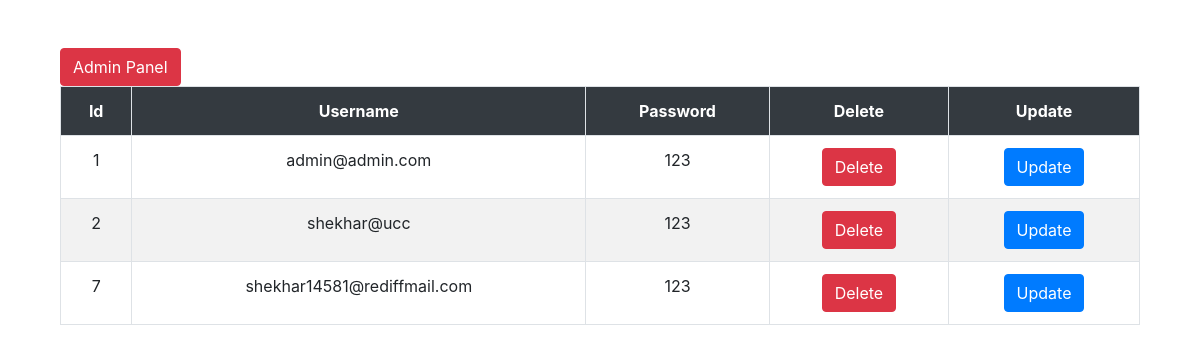
The page /crud/display.php on the database its author committed.
### tables this page shows
CREATE TABLE `users` (
  `id` int(11) NOT NULL,
  `username` varchar(250) NOT NULL,
  `password` varchar(250) NOT NULL,
  `type` varchar(100) NOT NULL
);

### crud/display.php (the view, shortened to what this page needs)
<!DOCTYPE html>
<html>
<head>
  <link rel="stylesheet" href="https://maxcdn.bootstrapcdn.com/bootstrap/4.0.0/css/bootstrap.min.css">
 <link rel="stylesheet" type="text/css" href="http://ajax.aspnetcdn.com/ajax/jquery.dataTables/1.9.4/css/jquery.dataTables.css">
</head>
<body>
  <div class="container">
 <div class="col-lg-12">
 <br><br>
 <button class="btn-danger btn"> <a href="admin/admin.html" class="text-white"> Admin Panel </a>  </button>
 <br>
 <table  id="tabledata" class=" table table-striped table-hover table-bordered">
 <tr class="bg-dark text-white text-center">
 <th> Id </th>
 <th> Username </th>
 <th> Password </th>
 <th> Delete </th>
 <th> Update </th>
  </tr >
  <?php
  include 'config.php';
 $q = "select * from users ";
  $query = mysqli_query($con,$q);
  while($res = mysqli_fetch_array($query)){
 ?>
 <tr class="text-center">
 <td> <?php echo $res['id'];  ?> </td>
 <td> <?php echo $res['username'];  ?> </td>
 <td> <?php echo $res['password'];  ?> </td>
 <td> <button class="btn-danger btn"> <a href="delete.php?id=<?php echo $res['id']; ?>" class="text-white"> Delete </a>  </button> </td>
 <td> <button class="btn-primary btn"> <a href="update.php?id=<?php echo $res['id']; ?>" class="text-white"> Update </a> </button> </td>
  </tr>
  <?php
 }
  ?>
 </table>
  </div>
 </div>
</body>
</html>

### rows shown on the page
users: id "1", username "admin@admin.com", password "123"
users: id "2", username "shekhar@ucc", password "123"
users: id "7", username "shekhar14581@rediffmail.com", password "123"
